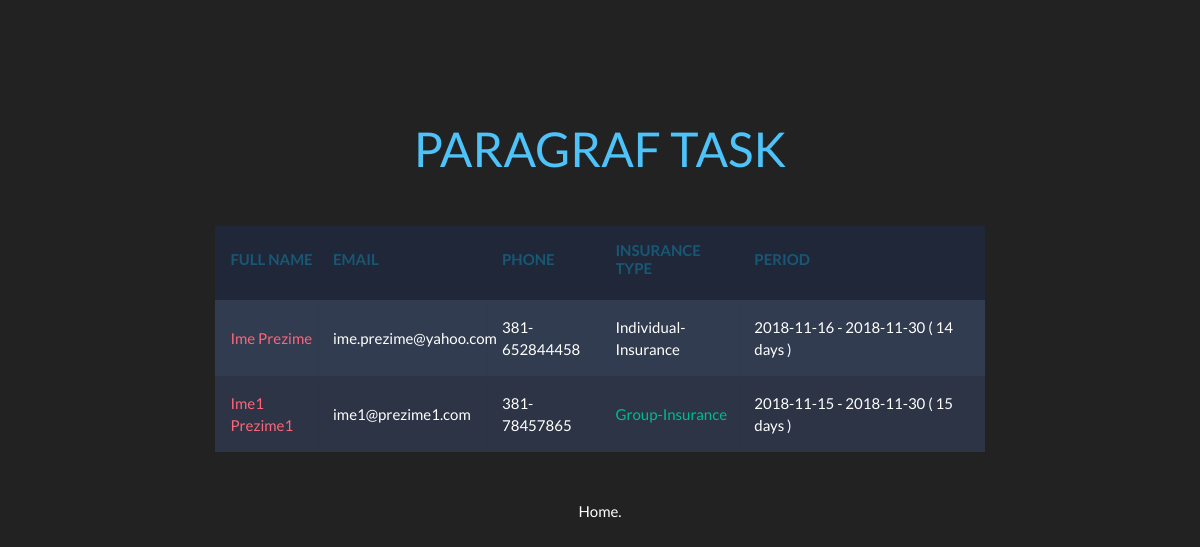
The page /users.php on the database its author committed.
### tables this page shows
CREATE TABLE `users` (
  `id` int(11) NOT NULL,
  `full_name` varchar(255) NOT NULL,
  `insurance_type` text NOT NULL,
  `email` varchar(255) NOT NULL,
  `phone` varchar(255) NOT NULL,
  `date_from` varchar(255) NOT NULL,
  `date_to` varchar(255) NOT NULL
);

### users.php (the view, shortened to what this page needs)
<?php
  include('db.php');
?>
  <!DOCTYPE html>
<html>
<head>
  <link rel="stylesheet" type="text/css" href="css/users.css">
  <link rel="stylesheet" type="text/css" href="https://bootswatch.com/4/darkly/bootstrap.min.css">
</head>
<body>
  <div class="col-md-8 offset-md-2 col-xs-12 table-div">
    <h1 style="margin-bottom: 3rem;">PARAGRAF TASK</h1>
    <?php
      $stmt = $pdo->query("SELECT * FROM users");
      $users = $stmt->fetchAll();
      if(!empty($users)){
    ?>
      <table class="container">
        <thead>
          <tr>
            <th><h1>FULL NAME</h1></th>
            <th><h1>EMAIL</h1></th>
            <th><h1>PHONE</h1></th>
            <th><h1>INSURANCE TYPE</h1></th>
            <th><h1>PERIOD</h1></th>
          </tr>
        </thead>
        <tbody>
          <?php foreach($users as $user){ ?>
            <tr>
              <td><?php echo $user['full_name']; ?></td>
              <td><?php echo $user['email']; ?></td>
              <td><?php echo $user['phone']; ?></td>
              <td>
                <?php
                  if($user['insurance_type'] == "Group-Insurance"){
                ?>
                    <a role="button" data-toggle="collapse" href="#groupInsurance<?php echo $user['id']; ?>" aria-expanded="false"><?php echo $user['insurance_type']; ?></a>
                <?php
                  }else{
                    echo $user['insurance_type'];
                  }
                ?>
              </td>
              <?php
                $earlier = new DateTime($user['date_from']);
                $later = new DateTime($user['date_to']);
                $numOfDays = $later->diff($earlier)->format("%a");
              ?>
              <td><?php echo $user['date_from'] . " - " . $user['date_to'] . " ( " . $numOfDays . " days )"; ?></td>
            </tr>
          <?php } ?>
        </tbody>
      </table>
    <?php }else{ ?>
      <h3 class='noshifts'>No clients found.</h3>
    <?php } ?>
  </div>
  <div style="text-align: center; margin-top: 3rem; margin-bottom: 3rem;">
    <a href="index.php" style="color: #fff;">Home.</a>
  </div>
</body>
</html>

### css/users.css (style rules this page uses)
body { font-family: 'Open Sans', sans-serif; font-weight: 300; line-height: 1.42em; color:#A7A1AE; background-color:#1F2739; }
h1 { font-size:3em; font-weight: 300; line-height:1em; text-align: center; color: #4DC3FA; }
.container th h1 { font-weight: bold; font-size: 1em; text-align: left; color: #185875; }
.container td { font-weight: normal; font-size: 1em; -webkit-box-shadow: 0 2px 2px -2px #0E1119; -moz-box-shadow: 0 2px 2px -2px #0E1119; box-shadow: 0 2px 2px -2px #0E1119; }
.container { text-align: left; overflow: hidden; width: 80%; margin: 0 auto; display: table; padding: 0 0 1em 0; }
.container td, .container th { padding-bottom: 2%; padding-top: 2%; padding-left:2%; }
.container tr:nth-child(odd) { background-color: #323C50; }
.container tr:nth-child(even) { background-color: #2C3446; }
.container th { background-color: #1F2739; }
.container td:first-child { color: #FB667A; }
.table-div { margin-top: 15vh; }

### rows shown on the page
users: full_name "Ime Prezime", email "ime.prezime@yahoo.com", phone "381-652844458", insurance_type "Individual-Insurance", date_from "2018-11-16", date_to "2018-11-30", numOfDays "14"
users: full_name "Ime1 Prezime1", email "ime1@prezime1.com", phone "381-78457865", insurance_type "Group-Insurance", date_from "2018-11-15", date_to "2018-11-30", numOfDays "15"
